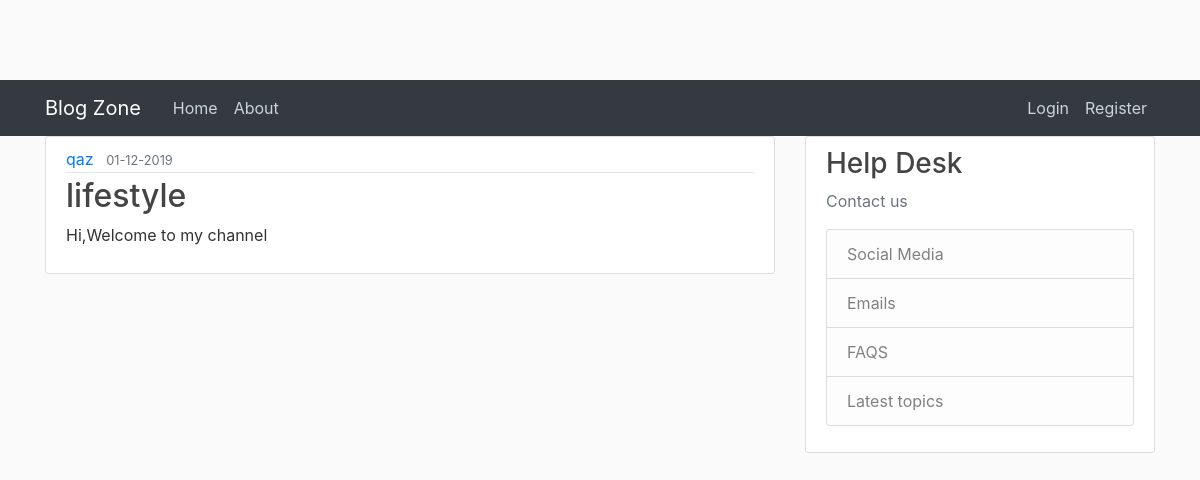
Before: /blog/1 with the older database file.
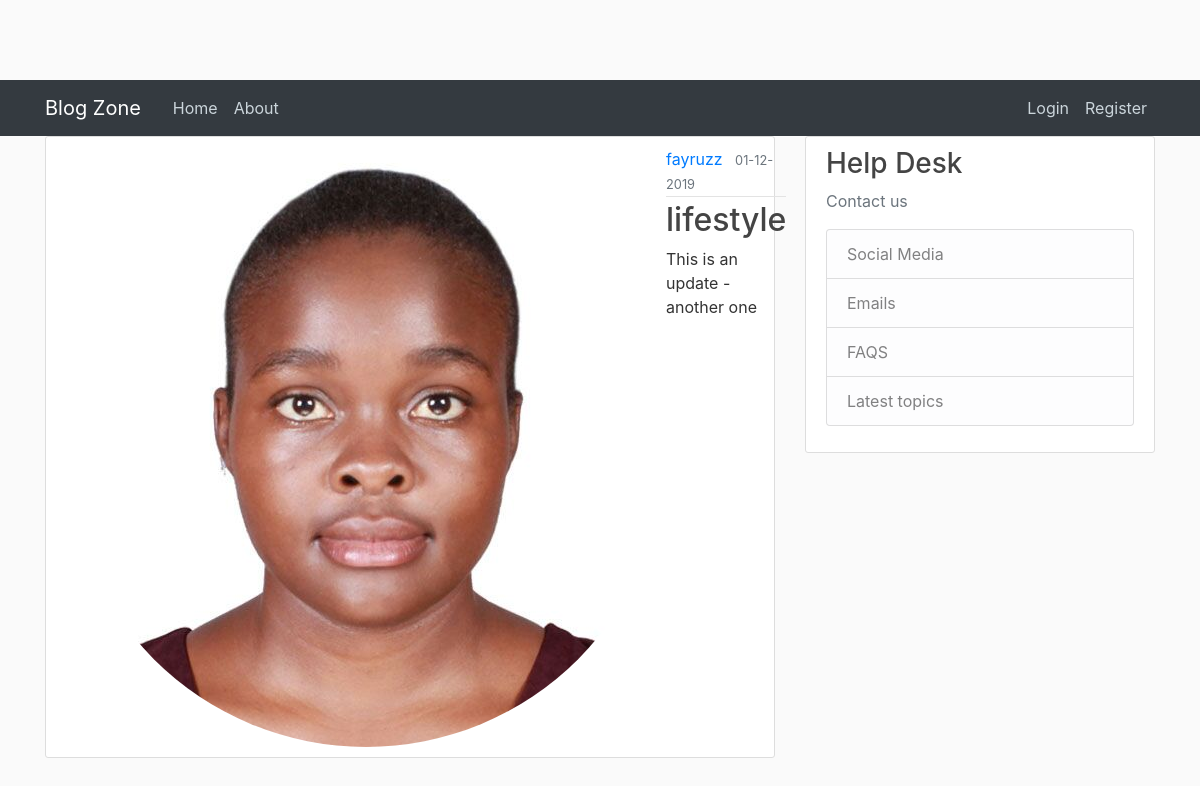
After: the same page with the newer database file.
### app/models.py (models this page shows, shortened)
class User(db.Model,UserMixin):
  id =db.Column(db.Integer,primary_key= True)
  email =db.Column(db.String(100),unique= True,nullable= False)
  username =db.Column(db.String(100),unique= True,nullable= False)
  image_file =db.Column(db.String(100),nullable= False, default="default.jpeg")
  password =db.Column(db.String(100),nullable= False)
  posts =db.relationship('Post',backref= 'author',lazy=True)

class Post(db.Model):
  id =db.Column(db.Integer,primary_key= True)
  title =db.Column(db.String(100),nullable= False)
  date_posted =db.Column(db.DateTime,nullable= False,default=datetime.utcnow)
  content =db.Column(db.Text,nullable= False)
  user_id= db.Column(db.Integer,db.ForeignKey('user.id'),nullable=False)

### app/posts/views.py (the view)
@posts.route('/blog/<int:post_id>')
def blog(post_id):
  post =Post.query.get_or_404(post_id)
  return render_template('blog.html',title= post.title,post=post)

### app/templates/blog.html (shortened to what this page needs)
{%extends "base.html"%}
{% block content %}
<article class="media content-section">
  <img class="rounded-circle" src="{{url_for('static',filename='profile_pics.jpg/'+ post.author.image_file)}}" alt="">
  <div class="media-body">
    <div class="article-metadata">
      <a class="mr-2" href="#">{{ post.author.username }}</a>
      <small class="text-muted">{{ post.date_posted.strftime('%d-%m-%Y')}}</small>
    </div>
    <h2 class="article-title">{{ post.title }}</h2>
    <p class="article-content">{{ post.content }}</p>
  </div>
</article>
{% endblock %}

### app/templates/base.html (shortened to what this page needs)
<!DOCTYPE html>
<html lang="en">
<head>
    <link rel="stylesheet" href="https://stackpath.bootstrapcdn.com/bootstrap/4.3.1/css/bootstrap.min.css">
  <link rel="stylesheet" href="{{url_for('static',filename ='styles.css')}}">
</head>
<body>
    <header class="site-header">
        <nav class="navbar navbar-expand-md navbar-dark bg-dark">
          <div class="container">
            <a class="navbar-brand mr-4" href="/">Blog Zone</a>
            <div class="collapse navbar-collapse" id="navbarToggle">
              <div class="navbar-nav mr-auto">
                <a class="nav-item nav-link" href="/">Home</a>
                <a class="nav-item nav-link" href="/main.about">About</a>
              </div>
              <div class="navbar-nav">
                {% if current_user.is_authenticated %}
                <a class="nav-item nav-link" href="{{ url_for('posts.new_blog')}}">New Blog</a>
                <a class="nav-item nav-link" href="/profile">Profile</a>
                <a class="nav-item nav-link" href="/logout">Log Out</a>
                {% else %}
                <a class="nav-item nav-link" href="/login">Login</a>
                <a class="nav-item nav-link" href="/register">Register</a>
                {% endif %}
              </div>
            </div>
          </div>
        </nav>
      </header>
      <main role="main" class="container">
          <div class="row">
            <div class="col-md-8">
              {% block content %}{% endblock %}
            </div>
            <div class="col-md-4">
              <div class="content-section">
                <h3>Help Desk</h3>
                <p class='text-muted'>Contact us
                  <ul class="list-group">
                    <li class="list-group-item list-group-item-light">Social Media</li>
                    <li class="list-group-item list-group-item-light">Emails</li>
                    <li class="list-group-item list-group-item-light">FAQS</li>
                    <li class="list-group-item list-group-item-light">Latest topics</li>
                  </ul>
                </p>
              </div>
            </div>
          </div>
        </main>
</body>
</html>

### app/static/styles.css (style rules this page uses)
body { background: #fafafa; color: #333333; margin-top: 5rem; }
h1, h2, h3, h4, h5, h6 { color: #444444; }
.site-header .navbar-nav .nav-link { color: #cbd5db; }
.content-section { background: #ffffff; padding: 10px 20px; border: 1px solid #dddddd; border-radius: 3px; margin-bottom: 20px; }
.article-title { color: #444444; }
.article-content { white-space: pre-line; }
.article-metadata { padding-bottom: 1px; margin-bottom: 4px; border-bottom: 1px solid #e3e3e3 }

Changed rows visible on the page:
changed User: image_file: picture added; author.username "qaz" → "fayruzz"
changed Post "lifestyle": content "Hi,Welcome to my channel" → "This is an update -another one"
